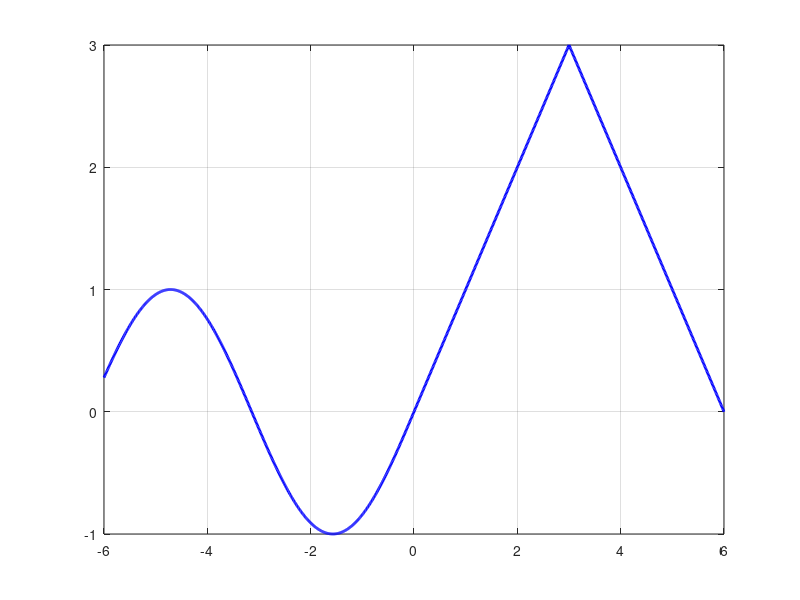

Write the MATLAB code that produced this figure.
x1 = -6:0.01:0;
x2 = 0:0.01:3;
x3 = 3:0.01:6;
y = [sin(x1), x2 -x3+6];
plot([x1 x2 x3], y, 'b', 'LineWidth', 2);
grid on;
